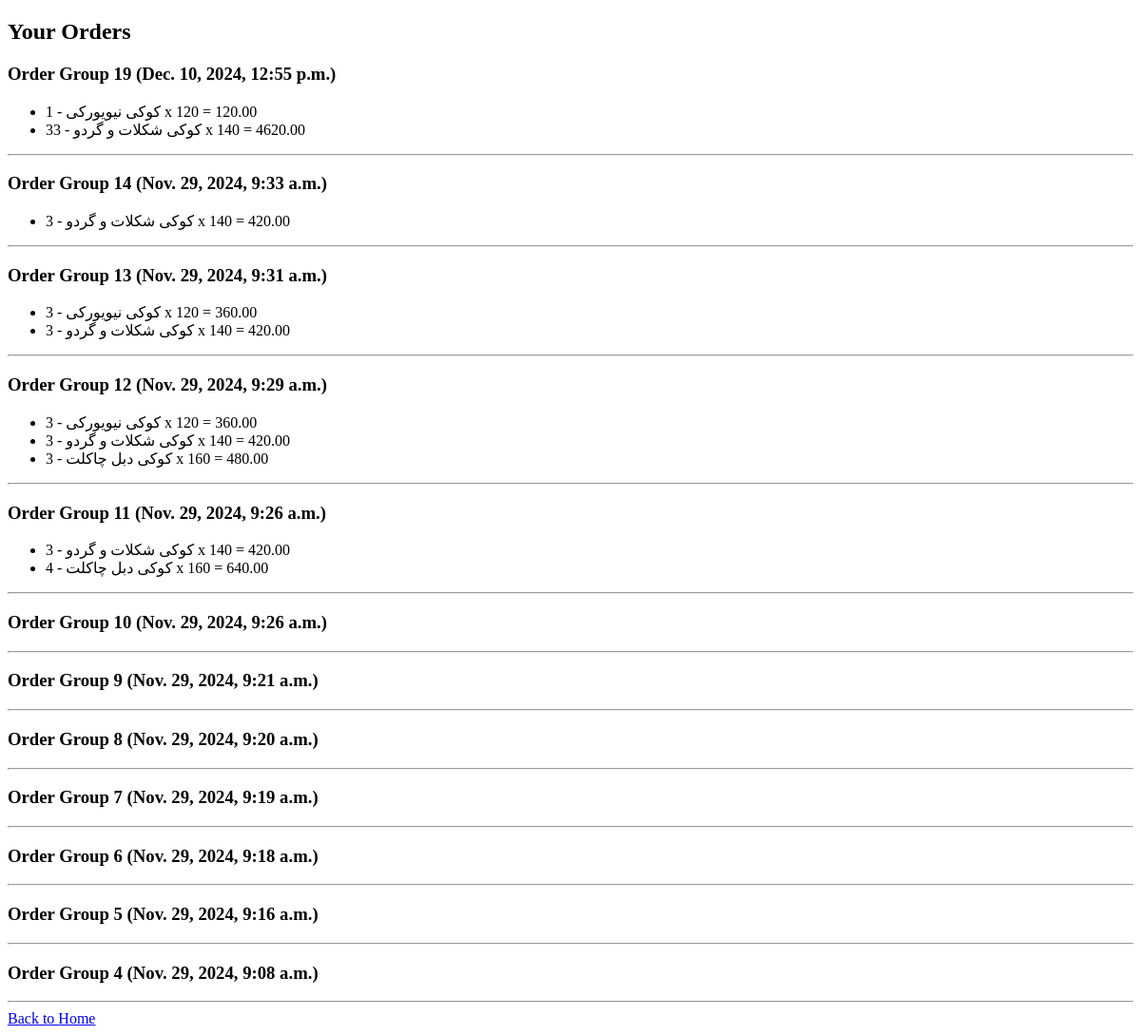
/orders/ (signed in), run on an earlier commit of the app's database.
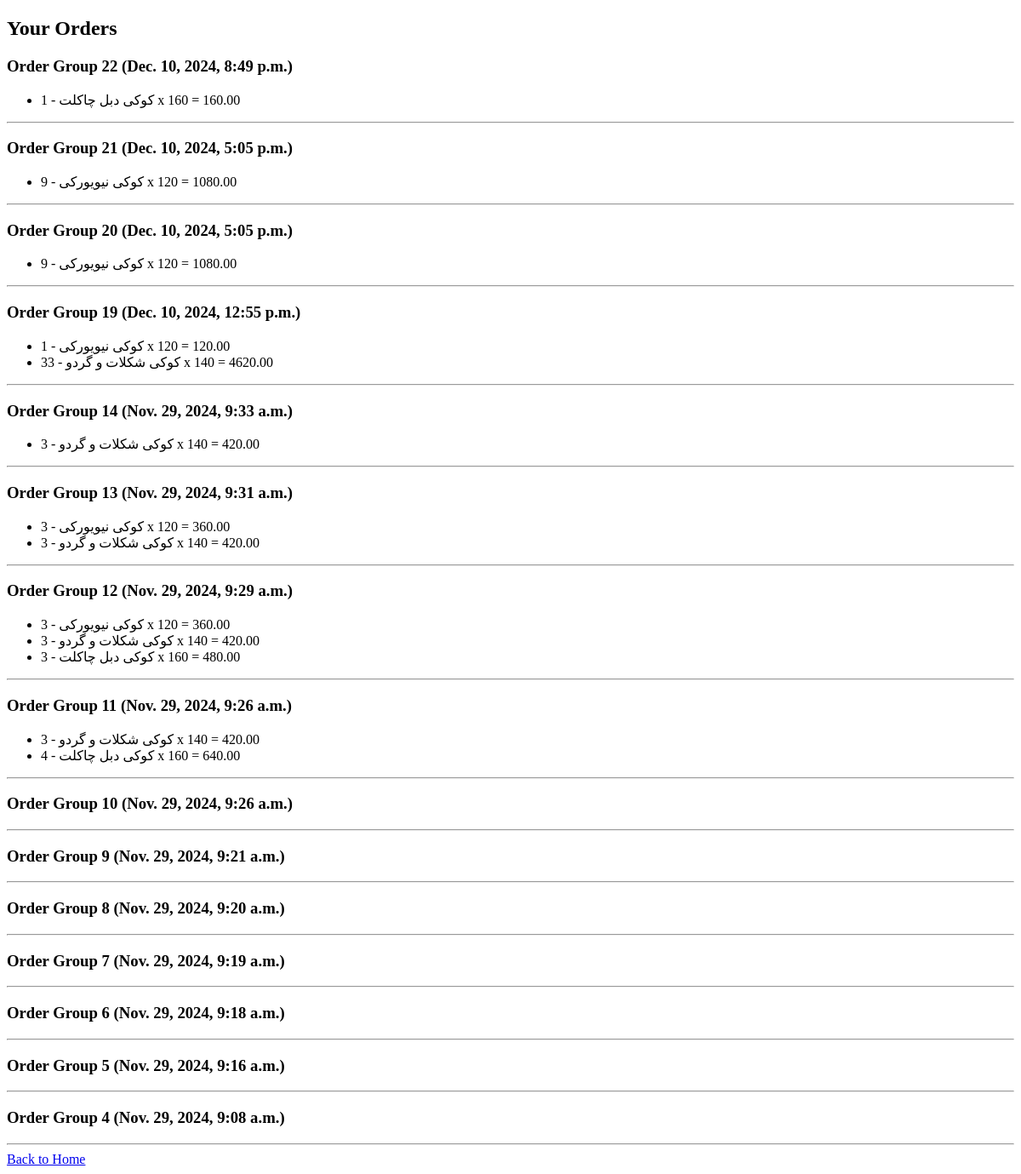
And on a later commit of the database.
### shop/models.py (models this page shows, shortened)
class OrderGroup(models.Model):
    user = models.ForeignKey(User, on_delete=models.CASCADE)
    created_at = models.DateTimeField(auto_now_add=True)

class Order(models.Model):
    order_group = models.ForeignKey(OrderGroup, related_name='orders', on_delete=models.CASCADE,null=True,blank=True)
    product = models.ForeignKey(Product, on_delete=models.CASCADE,null=True)
    quantity = models.PositiveIntegerField(null=True)
    total_price = models.DecimalField(max_digits=10, decimal_places=2)

class Product(models.Model):
    name = models.CharField(max_length=100)
    price = models.PositiveIntegerField()
    quantity = models.PositiveIntegerField()
    image = models.ImageField(upload_to='images', null=True, blank=True)  # Image field added
    ingredient= models.CharField(max_length=500,null=True, blank=True)
    description=models.TextField(max_length=1000,null=True, blank=True)

### shop/views.py (the view)
# urls.py: path('orders/', views.order_list, name='order_list'),
@login_required
def order_list(request):
    order_groups = OrderGroup.objects.filter(user=request.user).order_by('-created_at')
    return render(request, 'shop/order_list.html', {'order_groups': order_groups})

### shop/templates/shop/order_list.html (shortened to what this page needs)
<!DOCTYPE html>
<html lang="en">
<head>
</head>
<body>
    <h2>Your Orders</h2>
    {% if order_groups %}
        {% for group in order_groups %}
            <h3>Order Group {{ group.id }} ({{ group.created_at }})</h3>
            <ul>
                {% for order in group.orders.all %}
                    <li>
                        {{ order.product.name }} - {{ order.quantity }} x {{ order.product.price }} = {{ order.total_price }}
                    </li>
                {% endfor %}
            </ul>
            <hr>
        {% endfor %}
    {% else %}
        <p>You have no orders yet.</p>
    {% endif %}
    <a href="{% url 'home' %}">Back to Home</a>
</body>
</html>

What changed in the data, as far as the page shows it:
added OrderGroup: id "22", created_at "Dec. 10, 2024, 8:49 p.m."
added Order: product.name "کوکی دبل چاکلت", quantity "1", product.price "160", total_price "160.00", shown under "22"
added OrderGroup: id "21", created_at "Dec. 10, 2024, 5:05 p.m."
added Order: product.name "کوکی نیویورکی", quantity "9", product.price "120", total_price "1080.00", shown under "21"
added OrderGroup: id "20", created_at "Dec. 10, 2024, 5:05 p.m."
added Order: product.name "کوکی نیویورکی", quantity "9", product.price "120", total_price "1080.00", shown under "20"
